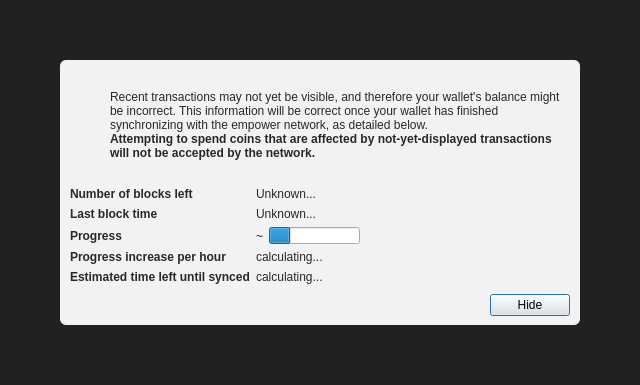
<?xml version="1.0" encoding="UTF-8"?>
<ui version="4.0">
 <class>ModalOverlay</class>
 <widget class="ModalOverlay" name="ModalOverlay">
  <property name="geometry">
   <rect>
    <x>0</x>
    <y>0</y>
    <width>640</width>
    <height>385</height>
   </rect>
  </property>
  <property name="windowTitle">
   <string>Form</string>
  </property>
  <layout class="QVBoxLayout" name="verticalLayout" stretch="0">
   <property name="sizeConstraint">
    <enum>QLayout::SetDefaultConstraint</enum>
   </property>
   <property name="leftMargin">
    <number>0</number>
   </property>
   <property name="topMargin">
    <number>0</number>
   </property>
   <property name="rightMargin">
    <number>0</number>
   </property>
   <property name="bottomMargin">
    <number>0</number>
   </property>
   <item>
    <widget class="QWidget" name="bgWidget" native="true">
     <property name="styleSheet">
      <string notr="true">#bgWidget { background: rgba(0,0,0,220); }</string>
     </property>
     <layout class="QVBoxLayout" name="verticalLayoutMain" stretch="1">
      <property name="leftMargin">
       <number>60</number>
      </property>
      <property name="topMargin">
       <number>60</number>
      </property>
      <property name="rightMargin">
       <number>60</number>
      </property>
      <property name="bottomMargin">
       <number>60</number>
      </property>
      <item>
       <widget class="QWidget" name="contentWidget" native="true">
        <property name="styleSheet">
         <string notr="true">#contentWidget { background: rgba(255,255,255,240); border-radius: 6px; }

QLabel { color: rgb(40,40,40);  }</string>
        </property>
        <layout class="QVBoxLayout" name="verticalLayoutSub" stretch="1,0,0,0">
         <property name="spacing">
          <number>0</number>
         </property>
         <property name="leftMargin">
          <number>10</number>
         </property>
         <property name="topMargin">
          <number>10</number>
         </property>
         <property name="rightMargin">
          <number>10</number>
         </property>
         <property name="bottomMargin">
          <number>10</number>
         </property>
         <item>
          <layout class="QHBoxLayout" name="horizontalLayoutIconText" stretch="0,1">
           <property name="topMargin">
            <number>20</number>
           </property>
           <item>
            <layout class="QVBoxLayout" name="verticalLayoutIcon">
             <property name="leftMargin">
              <number>0</number>
             </property>
             <item>
              <widget class="QPushButton" name="warningIcon">
               <property name="enabled">
                <bool>false</bool>
               </property>
               <property name="text">
                <string/>
               </property>
               <property name="icon">
                <iconset>
                 <normaloff>:/icons/warning</normaloff>
                 <disabledoff>:/icons/warning</disabledoff>:/icons/warning</iconset>
               </property>
               <property name="iconSize">
                <size>
                 <width>48</width>
                 <height>48</height>
                </size>
               </property>
               <property name="flat">
                <bool>true</bool>
               </property>
              </widget>
             </item>
             <item>
              <spacer name="verticalSpacerWarningIcon">
               <property name="orientation">
                <enum>Qt::Vertical</enum>
               </property>
               <property name="sizeHint" stdset="0">
                <size>
                 <width>20</width>
                 <height>40</height>
                </size>
               </property>
              </spacer>
             </item>
            </layout>
           </item>
           <item>
            <layout class="QVBoxLayout" name="verticalLayoutInfoText">
             <property name="leftMargin">
              <number>0</number>
             </property>
             <property name="topMargin">
              <number>0</number>
             </property>
             <item>
              <widget class="QLabel" name="infoText">
               <property name="text">
                <string>Recent transactions may not yet be visible, and therefore your wallet's balance might be incorrect. This information will be correct once your wallet has finished synchronizing with the empower network, as detailed below.</string>
               </property>
               <property name="textFormat">
                <enum>Qt::RichText</enum>
               </property>
               <property name="wordWrap">
                <bool>true</bool>
               </property>
              </widget>
             </item>
             <item>
              <widget class="QLabel" name="infoTextStrong">
               <property name="font">
                <font>
                 <weight>75</weight>
                 <bold>true</bold>
                </font>
               </property>
               <property name="text">
                <string>Attempting to spend coins that are affected by not-yet-displayed transactions will not be accepted by the network.</string>
               </property>
               <property name="textFormat">
                <enum>Qt::RichText</enum>
               </property>
               <property name="wordWrap">
                <bool>true</bool>
               </property>
              </widget>
             </item>
             <item>
              <spacer name="verticalSpacerInTextSpace">
               <property name="orientation">
                <enum>Qt::Vertical</enum>
               </property>
               <property name="sizeHint" stdset="0">
                <size>
                 <width>20</width>
                 <height>40</height>
                </size>
               </property>
              </spacer>
             </item>
            </layout>
           </item>
          </layout>
         </item>
         <item>
          <spacer name="verticalSpacerAfterText">
           <property name="orientation">
            <enum>Qt::Vertical</enum>
           </property>
           <property name="sizeHint" stdset="0">
            <size>
             <width>20</width>
             <height>40</height>
            </size>
           </property>
          </spacer>
         </item>
         <item>
          <layout class="QFormLayout" name="formLayout">
           <property name="fieldGrowthPolicy">
            <enum>QFormLayout::FieldsStayAtSizeHint</enum>
           </property>
           <property name="horizontalSpacing">
            <number>6</number>
           </property>
           <property name="verticalSpacing">
            <number>6</number>
           </property>
           <property name="topMargin">
            <number>10</number>
           </property>
           <item row="0" column="0">
            <widget class="QLabel" name="labelNumberOfBlocksLeft">
             <property name="font">
              <font>
               <weight>75</weight>
               <bold>true</bold>
              </font>
             </property>
             <property name="text">
              <string>Number of blocks left</string>
             </property>
            </widget>
           </item>
           <item row="0" column="1">
            <widget class="QLabel" name="numberOfBlocksLeft">
             <property name="text">
              <string>Unknown...</string>
             </property>
            </widget>
           </item>
           <item row="1" column="0">
            <widget class="QLabel" name="labelLastBlockTime">
             <property name="font">
              <font>
               <weight>75</weight>
               <bold>true</bold>
              </font>
             </property>
             <property name="text">
              <string>Last block time</string>
             </property>
            </widget>
           </item>
           <item row="1" column="1">
            <widget class="QLabel" name="newestBlockDate">
             <property name="sizePolicy">
              <sizepolicy hsizetype="Maximum" vsizetype="Preferred">
               <horstretch>0</horstretch>
               <verstretch>0</verstretch>
              </sizepolicy>
             </property>
             <property name="text">
              <string>Unknown...</string>
             </property>
            </widget>
           </item>
           <item row="2" column="0">
            <widget class="QLabel" name="labelSyncDone">
             <property name="font">
              <font>
               <weight>75</weight>
               <bold>true</bold>
              </font>
             </property>
             <property name="text">
              <string>Progress</string>
             </property>
            </widget>
           </item>
           <item row="2" column="1">
            <layout class="QHBoxLayout" name="horizontalLayoutSync" stretch="0,1">
             <item>
              <widget class="QLabel" name="percentageProgress">
               <property name="text">
                <string notr="true">~</string>
               </property>
              </widget>
             </item>
             <item>
              <widget class="QProgressBar" name="progressBar">
               <property name="value">
                <number>24</number>
               </property>
               <property name="format">
                <string/>
               </property>
              </widget>
             </item>
            </layout>
           </item>
           <item row="4" column="0">
            <widget class="QLabel" name="labelProgressIncrease">
             <property name="font">
              <font>
               <weight>75</weight>
               <bold>true</bold>
              </font>
             </property>
             <property name="text">
              <string>Progress increase per hour</string>
             </property>
            </widget>
           </item>
           <item row="4" column="1">
            <widget class="QLabel" name="progressIncreasePerH">
             <property name="text">
              <string>calculating...</string>
             </property>
            </widget>
           </item>
           <item row="5" column="0">
            <widget class="QLabel" name="labelEstimatedTimeLeft">
             <property name="font">
              <font>
               <weight>75</weight>
               <bold>true</bold>
              </font>
             </property>
             <property name="text">
              <string>Estimated time left until synced</string>
             </property>
            </widget>
           </item>
           <item row="5" column="1">
            <widget class="QLabel" name="expectedTimeLeft">
             <property name="text">
              <string>calculating...</string>
             </property>
            </widget>
           </item>
          </layout>
         </item>
         <item>
          <layout class="QHBoxLayout" name="horizontalLayoutButtons">
           <property name="leftMargin">
            <number>10</number>
           </property>
           <property name="topMargin">
            <number>10</number>
           </property>
           <item>
            <spacer name="horizontalSpacer">
             <property name="orientation">
              <enum>Qt::Horizontal</enum>
             </property>
             <property name="sizeHint" stdset="0">
              <size>
               <width>40</width>
               <height>20</height>
              </size>
             </property>
            </spacer>
           </item>
           <item>
            <widget class="QPushButton" name="closeButton">
             <property name="text">
              <string>Hide</string>
             </property>
             <property name="focusPolicy">
              <enum>Qt::StrongFocus</enum>
             </property>
             <property name="default">
              <bool>true</bool>
             </property>
            </widget>
           </item>
          </layout>
         </item>
        </layout>
       </widget>
      </item>
     </layout>
    </widget>
   </item>
  </layout>
 </widget>
 <customwidgets>
  <customwidget>
   <class>ModalOverlay</class>
   <extends>QWidget</extends>
   <header>qt/modaloverlay.h</header>
   <container>1</container>
  </customwidget>
 </customwidgets>
 <resources/>
 <connections/>
</ui>
